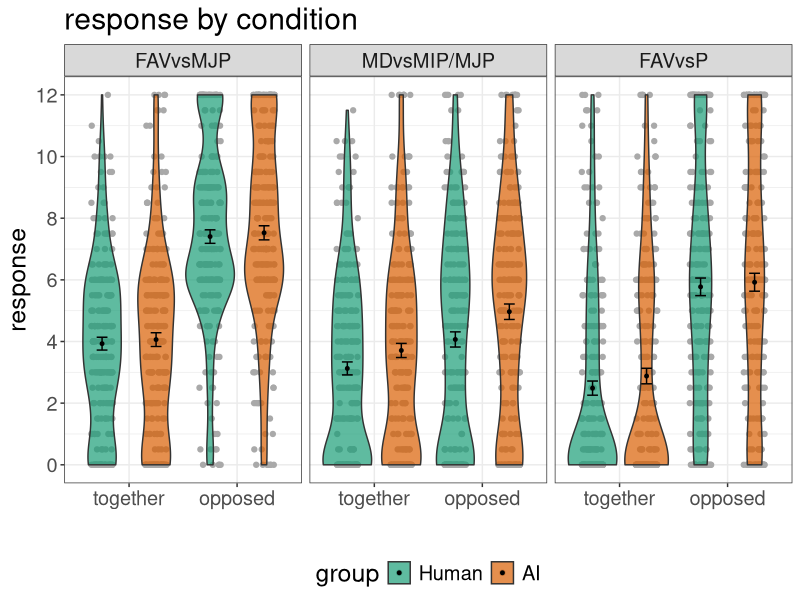
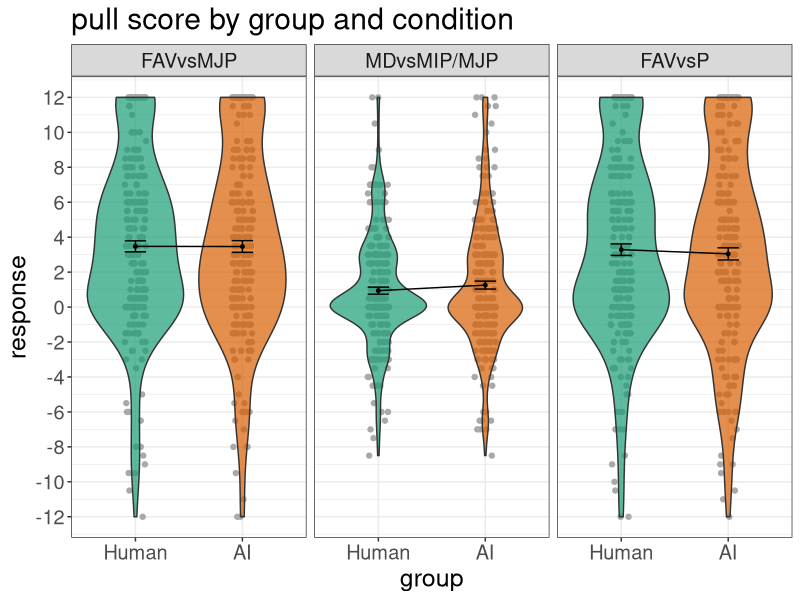
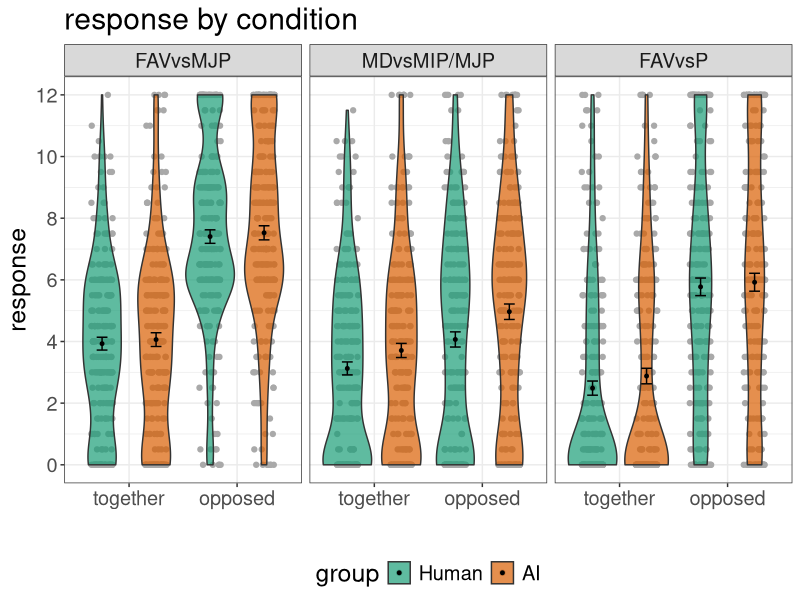
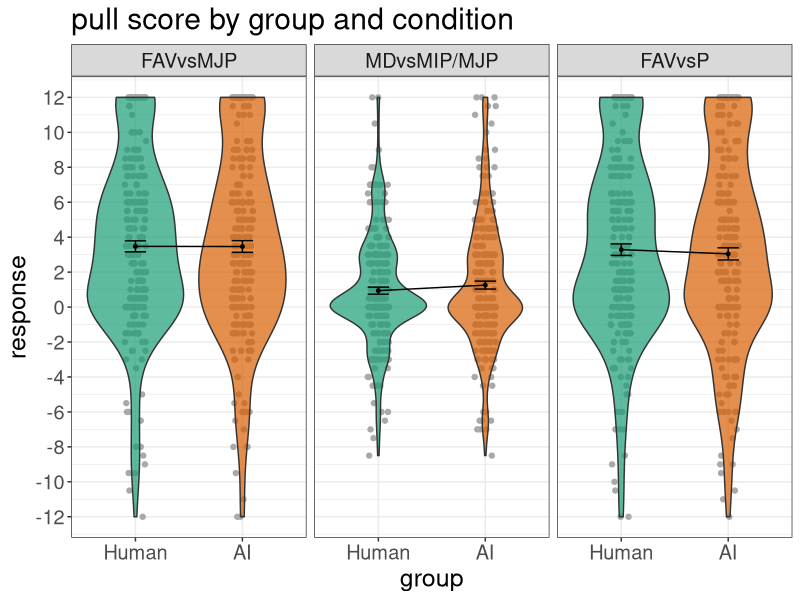

Generate these figures, in order, with R:
## ---- chunk 1
knitr::opts_chunk$set(echo = TRUE)
## ---- chunk 2
# install.packages(c("tidyverse", "RColorBrewer", "patchwork"))
## ---- chunk 3
# take a snapshot and update the lock.file
# renv::snapshot() # this is only necessary when new packages or installed or packages are updated.
## ---- chunk 4
pkg <- c("tidyverse", "RColorBrewer", "patchwork")

lapply(pkg, library, character.only = TRUE)
## ---- chunk 5
## Set the amount of dodge in figures
pd <- position_dodge(0.7)
pd2 <- position_dodge(1)

## theme settings for ggplot
theme_set(
  theme_bw() +
    theme(text = element_text(size = 18), 
          title = element_text(size = 18),
          legend.position = "bottom")
)
## ---- chunk 6
raw <- read_csv("data/AIHumanExperiment_Experiment.csv")
head(raw)
str(raw)
summary(raw)
glimpse(raw)
## ---- chunk 7
data <- raw %>%
  rename(pid = participant, group = aihuman, all_conditions = condition, 
         matrix_name = matrixtype, condition = togetheropposed, 
         response = finalanswer) %>% 
  select(-jatosid, -prolificid, -all_conditions, -matrixnumber, -statvar, -answer, -rt)
head(data)
## ---- chunk 8
# recode and create factors
data <- data %>% 
  mutate(matrix_name = if_else(matrix_name == "1", "FAVvsMJP",
                       if_else(matrix_name == "2", "MDvsMIP/MJP", "FAVvsP")),
         condition = if_else(condition == "1", "together", "opposed"),
         group = factor(group, levels = c("Human", "AI")),
         matrix_name = factor(matrix_name, levels = c("FAVvsMJP", "MDvsMIP/MJP", "FAVvsP")),
         condition = factor(condition, levels = c("together", "opposed")))
head(data)
## ---- chunk 9
summary(data)
## ---- chunk 10
tally <- data %>% 
  group_by(group) %>% 
  distinct(pid) %>% 
  tally()
tally
## ---- chunk 11
summary_pid <- data %>% 
  group_by(pid, group, matrix_name, condition) %>% 
  summarise(n= n(),
            mean=mean(response), 
            sd=sd(response), 
            sem = sd/sqrt(n))
head(summary_pid)
## ---- chunk 12
summary_group <- data %>% 
  group_by(group, matrix_name, condition) %>% 
  summarise(n= n()/2, ## /2 as it counts both observations
            mean=mean(response), 
            sd=sd(response), 
            sem = sd/sqrt(n))
head(summary_group)
## ---- chunk 13
p3.1 <- ggplot(summary_pid, 
              aes(x=condition, y=mean, fill = group)) +
   geom_jitter(position=position_jitterdodge(dodge.width =1), alpha = 1, 
               colour = "darkgrey") +
   geom_violin(alpha = 0.7, position=pd2) +
   geom_errorbar(data=summary_group, 
                 aes(y=mean, ymin=mean-sem, ymax=mean+sem), width=.2, position=pd2) +
   # geom_line(data=summary_group, aes(group=group), position=pd2) +
   geom_point(data=summary_group, aes(y=mean), position=pd2, size =1) +
   scale_colour_brewer(palette = "Dark2")+
   scale_fill_brewer(palette = "Dark2")+
   labs(x="", y = "response")+
   scale_y_continuous(breaks=seq(0,12,2), limits=c(0,12)) +
   facet_grid(~matrix_name)+
   ggtitle("response by condition")
p3.1

ggsave ("figures/violin.jpeg",
        width = 8, height = 6)
## ---- chunk 14
diff <- summary_pid %>% 
  group_by(pid, group, matrix_name) %>% 
  pivot_wider(-c(n, sd, sem),
              names_from = "condition",
              values_from = "mean") %>% 
  mutate(pull = opposed - together) %>% 
  ungroup()
head(diff)
## ---- chunk 15
diff_group <- diff %>% 
  group_by(group, matrix_name) %>% 
  summarise(n=n(),
            group_pull=mean(pull), 
            group_sd=sd(pull), 
            group_sem = group_sd / sqrt(n)) %>% 
  rename(pull = group_pull, sd = group_sd, sem = group_sem)
head(diff_group)
## ---- chunk 16
p6.1 <- ggplot(diff, 
              aes(x=group, y=pull, fill = group)) +
   geom_jitter(position=position_jitterdodge(dodge.width =1), alpha = 1, 
               colour = "darkgrey") +
   geom_violin(alpha = 0.7, position=pd2) +
   geom_errorbar(data=diff_group, aes(y=pull, ymin=pull-sem, ymax=pull+sem), 
                 width=.2, position=pd2) +
   geom_line(data=diff_group, aes(y=pull, group=1), position=pd2) +
   geom_point(data=diff_group, aes(y=pull), position=pd2, size =1) +
   scale_colour_brewer(palette = "Dark2")+
   scale_fill_brewer(palette = "Dark2")+
   labs(y = "response")+
   scale_y_continuous(breaks=seq(-12,12,2), limits=c(-12,12)) +
   guides(fill="none")+
   facet_grid(~matrix_name)+
   ggtitle("pull score by group and condition")
p6.1

ggsave ("figures/violin_diff.jpeg",
        width = 8, height = 6)
## ---- chunk 17
diffd <- diff %>% 
  mutate(groupd = if_else(group == "AI", 0.5, -0.5),
         mat2v1 = if_else(matrix_name == "MDvsMIP/MJP", 2/3, -1/3), # target MDvsMIP/MJP
         mat3v1 = if_else(matrix_name == "FAVvsP", 2/3, -1/3)) %>%  # target FAVvsP
  select(pid, groupd, mat2v1, mat3v1, pull) %>% 
  rename(group=groupd)
head(diffd)
## ---- chunk 18
write_csv(data, "data/data.csv") # all data good for plotting
write_csv(summary_pid, "data/summary_pid.csv")
write_csv(summary_group, "data/summary_group.csv")
write_csv(diff, "data/diff.csv")
write_csv(diff_group, "data/diff_group.csv")
write_csv(diffd, "data/diffd.csv")
